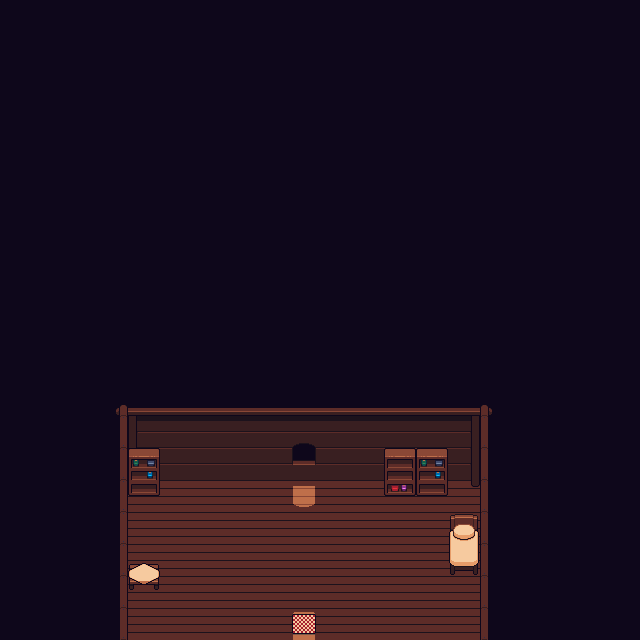

This game map was drawn from its Tiled (.tmx) file and the tilesets committed beside it. A one-line description and the trimmed map source follow:
An orthogonal 20x20 tile map with 32x32 px tiles, 6 tile layers (background, path, shadows1, shadows2, ...) and 18 objects (10x collision, sign_53, sign_54, sign_55, spawn_maison2, ...).

<map version="1.9" tiledversion="1.9.2" orientation="orthogonal" renderorder="right-down" width="20" height="20" tilewidth="32" tileheight="32" infinite="0" nextlayerid="10" nextobjectid="22">
 <tileset firstgid="1" source="tiled_ressources/tilesets/aurora.tsx" />
 <layer id="1" name="background" width="20" height="20">
  <data>[400 cells, 384 non-empty, 15 distinct tile ids]</data>
 </layer>
 <layer id="2" name="path" width="20" height="20">
  <data>[400 cells, 29 non-empty, 8 distinct tile ids]</data>
 </layer>
 <layer id="3" name="shadows1" width="20" height="20">
  <data>[400 cells, 0 non-empty, 0 distinct tile ids]</data>
 </layer>
 <layer id="4" name="shadows2" width="20" height="20">
  <data>[400 cells, 0 non-empty, 0 distinct tile ids]</data>
 </layer>
 <layer id="5" name="trunk" width="20" height="20">
  <data>[400 cells, 11 non-empty, 9 distinct tile ids]</data>
 </layer>
 <layer id="6" name="tree" width="20" height="20">
  <data>[400 cells, 0 non-empty, 0 distinct tile ids]</data>
 </layer>
 <objectgroup id="8" name="Objects">
  <object id="1" name="collision" x="480" y="404.5" width="24.5" height="235" />
  <object id="2" name="collision" x="110" y="376.5" width="370" height="37.5" />
  <object id="3" name="collision" x="89" y="413.5" width="38" height="228.5" />
  <object id="4" name="collision" x="126.875" y="563.125" width="33.25" height="26.75" />
  <object id="5" name="collision" x="127.25" y="447.875" width="32.5" height="48" />
  <object id="7" name="collision" x="126.667" y="405.667" width="364" height="75.3333" />
  <object id="8" name="collision" x="384.058" y="480.667" width="63.8841" height="15.3333" />
  <object id="9" name="collision" x="448.333" y="513.333" width="31.3333" height="62" />
  <object id="10" name="sign_53" x="383.25" y="481" width="65.5" height="16.0625">
   <properties>
    <property name="text_1" value="Vous observez les étagères." />
    <property name="text_2" value="Elles sont remplies d'objets tels que des bocaux ou des livres." />
    <property name="text_3" value="Vous décidez de ne rien toucher car cette maison est habitée." />
    <property name="text_4" value="Et le vol, c'est le mal." />
   </properties>
  </object>
  <object id="11" name="sign_54" x="292" y="614" width="24" height="20">
   <properties>
    <property name="text_1" value="Vous marchez sur un tapis à damier." />
    <property name="text_2" value="Vous trouvez ça terriblement kitsch..." />
   </properties>
  </object>
  <object id="12" name="sign_55" x="287.25" y="480.75" width="34.5" height="10.75">
   <properties>
    <property name="text_1" value="Vous remarquez que la fenêtre ne peut pas se fermer." />
    <property name="text_2" value="Heureusement qu'il fait chaud." />
   </properties>
  </object>
  <object id="13" name="collision" x="470.909" y="481.091" width="9.45455" height="6.81818" />
  <object id="14" name="spawn_maison2" x="288.273" y="594.023">
   <point />
  </object>
  <object id="15" name="collision" x="120" y="639.818" width="373.333" height="54.8485" />
  <object id="16" name="enter_village3" x="290.25" y="633.75" width="27" height="5.75" />
  <object id="19" name="sign_66" x="352" y="512" width="32" height="32">
   <properties>
    <property name="text_1" value="&quot;Vous auriez pu frapper avant d'entrer chez moi....&quot;" />
    <property name="text_2" value="FÉLICITATIONS !" />
    <property name="text_3" value="Vous êtes malpoli." />
   </properties>
  </object>
  <object id="21" name="sign_67" x="444.667" y="509.333" width="35.25" height="70.75">
   <properties>
    <property name="text_1" value="Vous trouvez une chaussette sous le lit." />
    <property name="text_2" value="Elle est étrangement rigide." />
    <property name="text_3" value="Vous la qualifierez de CROUSTILLANTE." />
   </properties>
  </object>
 </objectgroup>
 <objectgroup id="9" name="NPCPath">
  <object id="18" name="lutin_yellow_path1_1" x="352" y="512" width="16" height="16" />
 </objectgroup>
</map>
